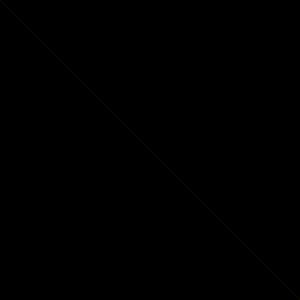
Frame 1 (no input)
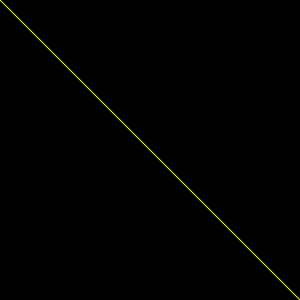
Frame 60 (the mouse pressed at the canvas centre just before this capture)
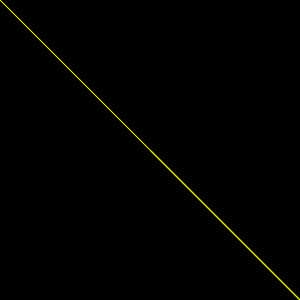
Frame 120 (the mouse held since frame 60 and released just before this capture)

The Processing sketch that drew these frames (run headless with seeded random() and noise(); from frame 60 on, the mouse is pressed at the canvas centre):

// Processing sketch: processing_24944
// ── processing_24944.pde

void setup(){
  size (300,300);
  strokeWeight (.5);
  smooth ();
  background(0);
   
}
void draw (){
  stroke (#EDFF03, 20);
  line (150, 150, 300, 300);
  stroke (#EDFF03, 20);
  line (150, 150, mouseX, mouseY);
  line (mouseX, mouseY, mouseY, mouseY);

}
